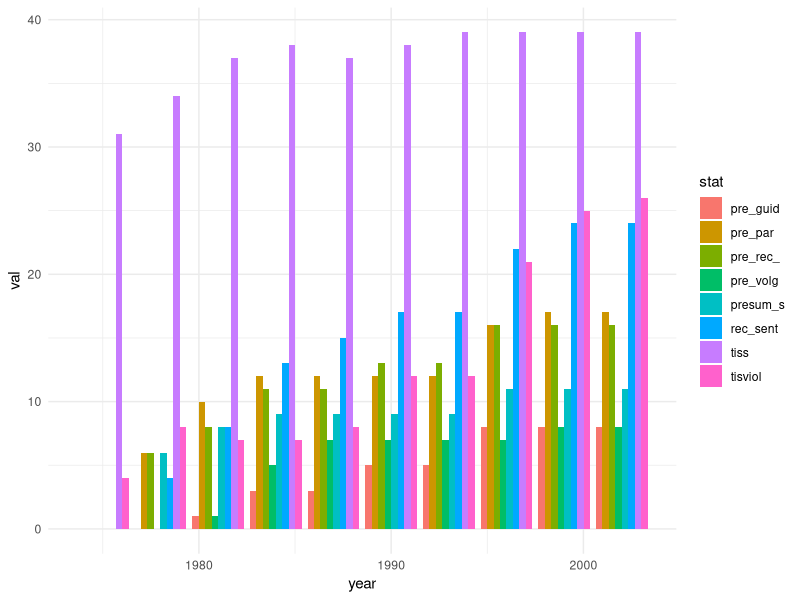

Generate this figure with R: (Note: this script raises an error after producing the figure.)
## ---- chunk 1
knitr::opts_chunk$set(echo = TRUE)
library(tidyverse)
library(MASS)
## ---- chunk 2

# Read data
dfvar = read.csv('data/vars.tsv', sep='\t')
dfabbr = read.csv('data/state_abbr.csv')
df1 = read.csv('data/04456-0001-Data.tsv', sep='\t')
df2 = read.csv('data/04456-0002-Data.tsv', sep='\t')

## ---- chunk 3

# Factor
#df1$state_na = factor(df1$state_na)
df1$south = factor(df1$south)
df1$west = factor(df1$west)
df1$east = factor(df1$east)
df1$midwest = factor(df1$midwest)
#df1$year = factor(df1$year)
df1$govern = factor(df1$govern)
df1$tiss = factor(df1$tiss)
df1$tisviol = factor(df1$tisviol)
df1$pre_guid <- factor(df1$pre_guid)
df1$pre_volg <- factor(df1$pre_volg)
df1$pre_par <- factor(df1$pre_par)
df1$rec_sent <- factor(df1$rec_sent)
df1$presum_s <- factor(df1$presum_s)
df1$pre_rec_ <- factor(df1$pre_rec_)

## ---- chunk 4

vars <- c('tiss', 'tisviol', 'pre_guid', 'pre_volg', 'pre_par', 'rec_sent', 'presum_s', 'pre_rec_')
dfyr <- df1 %>%
    dplyr::select(year) %>%
    group_by(year) %>%
    summarize() %>%
    ungroup()
df3 <- dfyr

for (v in vars) {

    dftmp <- df1[df1[v] == 1,]
    dftmp <- dftmp %>%
        #filter(v == 1) %>%
        group_by(year) %>%
        summarize(n=n()) %>%
        ungroup()
    dftmp[v] = dftmp['n']
    dftmp <- dftmp %>% dplyr::select(-n)
    df3 <- df3 %>%
       merge(dftmp, by='year', all.x=T)
}
df3 <- gather(df3, key='stat', val='val', -year)

df3 %>%
    filter(year !=1972) %>%
    ggplot() +
    geom_bar(aes(x=year, y=val, fill=stat), stat='identity', position = 'dodge') +
    theme_minimal()

df4 <- df1 %>%
    group_by(year, tiss) %>%
    summarize(n=n(), mean_tisp=mean(tisp))

df5 <- df1 %>%
    filter(year == 1999) %>%
    dplyr::select(state_na, tiss, tisviol, tisp, pre_guid, pre_volg, pre_par, rec_sent, presum_s, pre_rec_)

df6 <- df1 %>%
    mutate(fed=ifelse(tisp>=85, 1, 0)) %>%
    group_by(year, fed) %>%
    summarize(n=n()) %>%
    ungroup() %>%
    spread(key=fed, value=n)

df7 <- df1 %>%
    mutate(tmpviol=ifelse(m10_we1a==1 | m16_we2a==1 | m22_we3a==1 | m28_we4a==1 | m52_vi1a==1 | m58_vi2a==1, 1, 0)) %>%
    group_by(year, tmpviol) %>%
    summarize(n=n()) %>%
    ungroup() %>%
    spread(key=tmpviol, value=n, sep='=')

df7b <- df1 %>%
    #filter(tisp != 0) %>%
    mutate(tmpviol=ifelse(m10_we1a==1 | m16_we2a==1 | m22_we3a==1 | m28_we4a==1 | m52_vi1a==1 | m58_vi2a==1, 1, 0)) %>%
    #mutate(tmpmo=mean(m15_we1f) + mean(m21_we2f) + mean(m27_we3f) + mean(m33_we4f) + mean(m57_vi1f) + mean(m63_vi2f)) %>%
    mutate(tmpagg=ifelse(pre_guid==1 | pre_volg==1 | pre_par==1 | rec_sent==1 | presum_s==1 | pre_rec_==1, 1, 0)) %>%
    group_by(year, pre_par) %>%
    summarize(meantisp=mean(tisp), .groups='keep') %>%
    ungroup() %>%
    spread(key=pre_par, value=meantisp, sep='=')

## ---- chunk 5

predictionFunc <- function(fld) {
    
    # Working copy of df, remove generated vars
    df1a <- df1 %>%
        mutate(year=as.numeric(as.character(year))) %>%
        dplyr::select(-case_id, -state_id, -lag_incr) %>%
        dplyr::select(!starts_with('d_')) %>%
        dplyr::select(!starts_with('cop_')) %>%
        dplyr::select(!starts_with('welf_')) %>%
        dplyr::select(!starts_with('unemp_')) %>%
        dplyr::select(!starts_with('pov_')) %>%
        dplyr::select(!starts_with('black_'))
    df1a <- df1a[,1:148]
    
    # Replace missing values
    for (i in 1:nrow(dfvar)) {
        v <- dfvar[i, 'var']
        m <- dfvar[i, 'missing']
        #print(paste0(v, ': missing=', m))
        if (v %in% colnames(df1a)) {
            df1a[[v]] = ifelse(df1a[[v]]==m, NaN, eval(df1a[[v]]))
        }
    }
    
    # Choose only complete cases for the outcome var
    df1a <- df1a[complete.cases(df1a[, c(fld)]),]
    
    # Omit columns with NaN
    df1a <- df1a %>%
        select_if(~ !any(is.na(.)))
    
    # Hypothetical -- no tis laws passed -- use values pre 1994
    df1h <- df1a %>%
        filter(year < 1994 & year > 1972)

    # Predicted values
    df1p <- df1a %>%
        filter(year >= 1994) %>%
        dplyr::select(-sym(fld))
    
    # Model using pre-1994 data
    fm <- as.formula(paste(fld, '~ .'))
    lmod_full <- lm(fm, data=df1h, na.action=na.omit)
    #summary(lmod_full)
    lmod_step1 <- stepAIC(lmod_full, direction='forward', trace=T)
    summary(lmod_step1)
    df1p[fld] <- predict(lmod_step1, newdata=df1p)

    # Recombine data
    df1h <- df1h %>%
        dplyr::select(state_na, year, sym(fld)) %>%
        mutate(val_type='actual_pre-1994')
    dftmp1a <- df1a %>%
        filter(year >= 1994) %>%
        dplyr::select(state_na, year, sym(fld)) %>%
        mutate(val_type='actual_post-1994')
    df1h <- rbind(df1h, dftmp1a)
    df1p <- df1p %>%
        dplyr::select(state_na, year, sym(fld)) %>%
        mutate(val_type='predicted_post-1994')
    df1b <- rbind(df1h, df1p)
    
    # Return
    return(df1b)

}

# Predictions
dfpred_tmp <- predictionFunc('inc_rate')  # incarceration rate
dfpred <- dfpred_tmp
dfpred_tmp <- predictionFunc('cri_l1')  # crime rate
dfpred <- dfpred %>% merge(dfpred_tmp, all.x=T)
dfpred_tmp <- predictionFunc('admissio')  # prison admissions
dfpred <- dfpred %>% merge(dfpred_tmp, all.x=T)
dfpred_tmp <- predictionFunc('adm_100k')  # prison admissions per 100k residents
dfpred <- dfpred %>% merge(dfpred_tmp, all.x=T)
dfpred_tmp <- predictionFunc('ncourtc')  # new court commitments
dfpred <- dfpred %>% merge(dfpred_tmp, all.x=T)
dfpred_tmp <- predictionFunc('court_10')  # court commitments per 100k residents
dfpred <- dfpred %>% merge(dfpred_tmp, all.x=T)
dfpred_tmp <- predictionFunc('drug_arr')  # drug arrests per capita
dfpred <- dfpred %>% merge(dfpred_tmp, all.x=T)
dfpred_tmp <- predictionFunc('pro_drug')  # drug arrests 3-yr avg
dfpred <- dfpred %>% merge(dfpred_tmp, all.x=T)
dfpred_tmp <- predictionFunc('vio_l1')  # violent crime rate
dfpred <- dfpred %>% merge(dfpred_tmp, all.x=T)
dfpred_tmp <- predictionFunc('pro_crim')  # property crime rate
dfpred <- dfpred %>% merge(dfpred_tmp, all.x=T)

# Save to file
write.csv(dfpred, 'C:/Users/micha/Box Sync/cuny/608-vis-analytics/project/data/predicted.csv')

## ---- chunk 6

# Violent crime
dfpred %>%
    group_by(year, val_type) %>%
    summarize(mean_rate=mean(vio_l1), .groups='keep') %>%
    ggplot(aes(x=year, y=mean_rate, color=val_type)) +
    geom_point(stat='identity') +
    geom_line() +
    theme_minimal() +
    ggtitle("Actual and predicted violent crime rates, pre- and post-1994")

## ---- chunk 7

# Incarceration rate
dfpred %>%
    group_by(year, val_type) %>%
    summarize(mean_rate=mean(inc_rate), .groups='keep') %>%
    ggplot(aes(x=year, y=mean_rate, color=val_type)) +
    geom_point(stat='identity') +
    geom_line() +
    theme_minimal() +
    ggtitle("Actual and predicted incarceration rates, pre- and post-1994")

